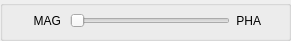
     <widget class="QGroupBox" name="groupBox_7">
      <property name="geometry">
       <rect>
        <x>830</x>
        <y>60</y>
        <width>291</width>
        <height>41</height>
       </rect>
      </property>
      <property name="title">
       <string/>
      </property>
      <widget class="QSlider" name="slider_graph">
       <property name="geometry">
        <rect>
         <x>70</x>
         <y>10</y>
         <width>160</width>
         <height>22</height>
        </rect>
       </property>
       <property name="maximum">
        <number>1</number>
       </property>
       <property name="pageStep">
        <number>1</number>
       </property>
       <property name="orientation">
        <enum>Qt::Horizontal</enum>
       </property>
      </widget>
      <widget class="QLabel" name="label_31">
       <property name="geometry">
        <rect>
         <x>30</x>
         <y>10</y>
         <width>31</width>
         <height>21</height>
        </rect>
       </property>
       <property name="text">
        <string>MAG</string>
       </property>
       <property name="alignment">
        <set>Qt::AlignRight|Qt::AlignTrailing|Qt::AlignVCenter</set>
       </property>
      </widget>
      <widget class="QLabel" name="label_32">
       <property name="geometry">
        <rect>
         <x>230</x>
         <y>10</y>
         <width>31</width>
         <height>21</height>
        </rect>
       </property>
       <property name="text">
        <string>PHA</string>
       </property>
       <property name="alignment">
        <set>Qt::AlignRight|Qt::AlignTrailing|Qt::AlignVCenter</set>
       </property>
      </widget>
     </widget>
